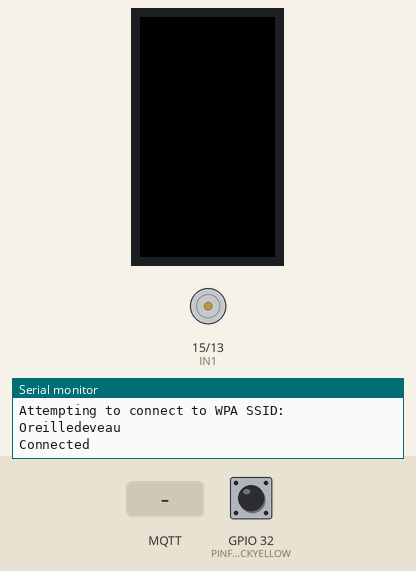
Recording of a sketch running on a simulated ESP32. Shown: 135×240 colour display, motor-driver pin pairs drawn as motors (green arrow = first pin HIGH = forward, orange = second pin HIGH = backward, longer = more drive), the last lines printed to the serial monitor. The test bench sets the inputs (shaded band); at power-on: GPIO 32 (PINFEEDBACKYELLOW) HIGH. WiFi joins after 1.5 s; servers stay silent unless stated; no MQTT or app messages arrive unless stated.

Above: at 6.4 s.
6.5 s: MQTT message "1" arrives on the first subscribed topic
At 7.4 s:
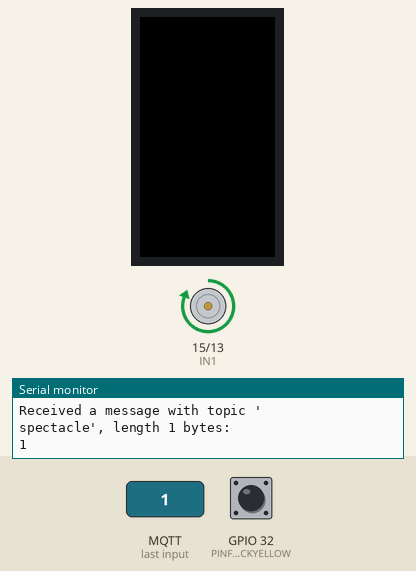
8.0 s: MQTT message "on" arrives on the first subscribed topic
9.5 s: MQTT message "off" arrives on the first subscribed topic
Timing chart, 0 to 12.5 s (numbered marks = the images above; inputs shaded):
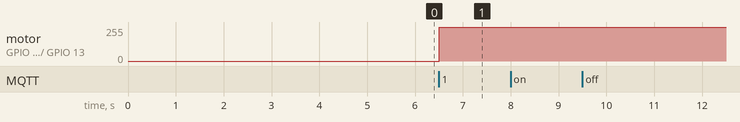

Measured:
- after the input at 6.5 s, motor on GPIO 15 (IN1) / GPIO 13 (IN2): stopped → forward 255/255 at once

The sketch:

ESP8266_motor_position.ino
```cpp
//// to check how to implement the rotation value with the of the TOPIC

//// ESP32 TTGO1
//// Node MCU ESP12-E
#include <Arduino.h>
#include <WiFi.h>
#include <PubSubClient.h>
#include <ArduinoMqttClient.h>
//include <SPI.h>
#include <TFT_eSPI.h> // Hardware-specific library

#define TFT_GREY          0x5AEB  // New colour
#define PINFEEDBACKYELLOW 32      // encoder pulse A
#define PINFEEDBACKGREEN  33      // encoder pulse B
#define IN2               13      // H-bridge: run motor forward
#define IN1               15      // H-bridge: run motor backward

//// Motor definition
int encoder_r   = 0;
int encoder_f   = 0;
int position_pv = 0;
int position_sv = 0;
int m_direction = 0;
int rotation_value;

//// TFT screen definition
TFT_eSPI tft = TFT_eSPI();            // Invoke custom library
TFT_eSprite spr = TFT_eSprite(&tft);  // Sprite object

//// MQTT definition
const char* mqttBroker = "broker.hivemq.com"; // public broker
int         port        = 1883;               // port of the borker
const char* TOPIC       = "spectacle";        // Topic to define in sender and receiver

WiFiClient espClient;
PubSubClient client(espClient);
MqttClient mqttClient(espClient);

//const char* googleApiKey = "AIzaSyBQQxS1vNoqATuEfB1aSvIQjlgTbU0BNxk";
char* ssid = "Oreilledeveau";
const char* passwd = "GEFVTALT";


// receive MQTT message
void onMqttMessage(int messageSize) {
  Serial.println("Received a message with topic '");   // we received a message, print out the topic and contents
  Serial.print(mqttClient.messageTopic());
  Serial.print("', length ");
  Serial.print(messageSize);
  Serial.println(" bytes:");

  // use the Stream interface to print the contents
  while (mqttClient.available()) {
    Serial.print((char)mqttClient.read());
  }
  Serial.println();
  rotation_value = mqttClient.read();
  position_sv = (360 - rotation_value)/10; //unit: % (e.g. 0% ~ 0dg; 100% ~ 360dg)
  position_pv = ((encoder_r+encoder_f)/2); //unit: %; encoder pulse per revolution: 200ppr

  if(position_pv-position_sv < 0){
      runMotorBackward();
    }
    else{
      if(position_pv-position_sv > 0){
        runMotorForward();
      }
      else{
        //stop motor if position between +0 ~ -0
        stopMotor();
      }
    }
}

int stateMotor;
int lastStateMotor;
int counter = 0;

void setup() {
    Serial.begin(115200);

    //// declaration for position control
    pinMode(PINFEEDBACKYELLOW, INPUT_PULLUP);
    pinMode(PINFEEDBACKGREEN, INPUT_PULLUP);
    pinMode(IN2,OUTPUT); //IN2
    pinMode(IN1,OUTPUT); //IN1
    attachInterrupt(digitalPinToInterrupt(PINFEEDBACKYELLOW), detect_a_r, RISING);
    //lastStateMotor = digitalRead(PINFEEDBACKYELLOW);

    stopMotor();

    // Connect to WPA/WPA2 network
    while (WiFi.begin(ssid, passwd) != WL_CONNECTED) {
        Serial.print("Attempting to connect to WPA SSID: ");
        Serial.println(ssid);
        delay(5000);
    }
    Serial.println ("Connected");


    if(!mqttClient.connect(mqttBroker,port)){
      Serial.println(mqttClient.connectError());
      while(1);
    }

    mqttClient.onMessage(onMqttMessage);
    mqttClient.subscribe(TOPIC);

    tft.init();
    tft.setRotation(1); // landscape

    int xw = tft.width()/2;   // xw, yh is middle of screen
    int yh = tft.height()/2;
    tft.setPivot(xw+50, yh);     // Set pivot to middle of TFT screen
    // Create the Sprite

    spr.setPivot(xw, yh);      // Set pivot relative to top left corner of Sprite

    // Swap the colour byte order when rendering
    tft.setSwapBytes(true);
}

void runMotorForward(){
  digitalWrite(IN2, HIGH);
  digitalWrite(IN1, LOW);
}

void runMotorBackward(){
  digitalWrite(IN2, LOW);
  digitalWrite(IN1, HIGH);
}

void stopMotor(){
  digitalWrite(IN2, LOW);
  digitalWrite(IN1, LOW);
}

void detect_a_r() {
  m_direction = digitalRead(PINFEEDBACKGREEN); //read direction of motor
  if(!m_direction){
    encoder_r += 1;   //increasing encoder at forward run
  }
  else{
    encoder_r += -1;  //decreasing encoder at backward run
  }
  attachInterrupt(digitalPinToInterrupt(PINFEEDBACKYELLOW), detect_a_f, FALLING); //change interrupt to Falling edge
}

void detect_a_f() {
  m_direction = digitalRead(PINFEEDBACKGREEN); //read direction of motor
  if(m_direction){
    encoder_f += 1; //increasing encoder at forward run
  }
  else{
    encoder_f += -1; //decreasing encoder at backward run
  }
  attachInterrupt(digitalPinToInterrupt(PINFEEDBACKYELLOW), detect_a_r, RISING);  //change interrupt to Rising edge
}

void loop() {
  //delay(1000);
  mqttClient.poll();
  client.loop();
}
```
